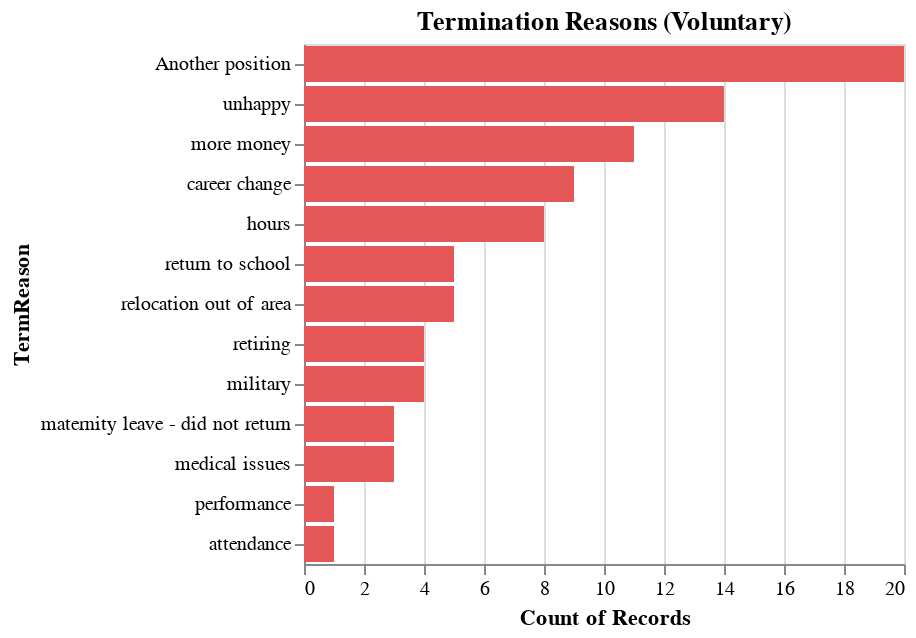

Notebook code cell kept with this figure:
### Markdown cell above
## Analysis

### Code cell
DeepnoteChart(voluntary_left, """{"layer":[{"layer":[{"mark":{"clip":true,"type":"bar","color":"#e45756","tooltip":true},"encoding":{"x":{"sort":null,"type":"quantitative","scale":{"type":"linear"},"format":{"type":"default","decimals":null},"aggregate":"count","formatType":"numberFormatFromNumberType"},"y":{"sort":{"order":"descending","encoding":"x"},"type":"nominal","field":"TermReason","scale":{"type":"linear"}}}}]}],"title":"Termination Reasons (Voluntary)","config":{"legend":{}},"$schema":"https://vega.github.io/schema/vega-lite/v5.json","encoding":{}}""")
